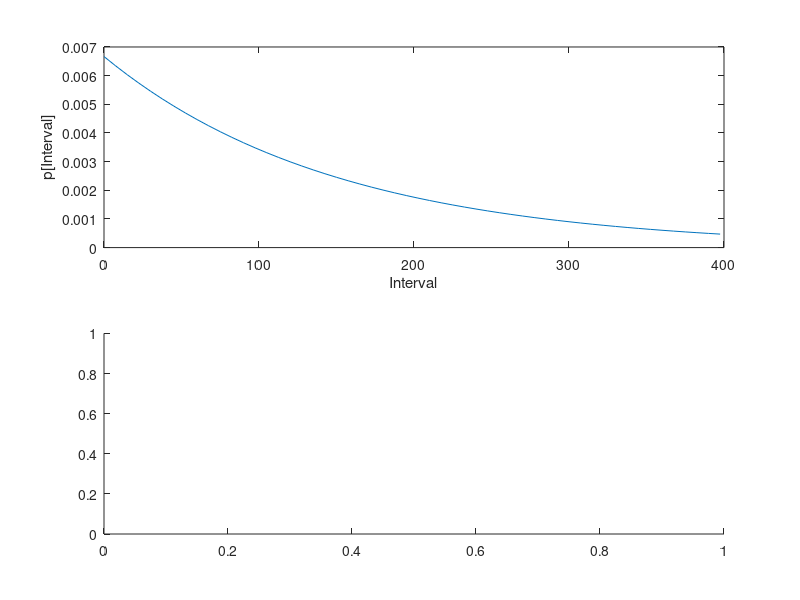

Recreate this plot in MATLAB. (Note: this script raises an error after producing the figure.)
mean_interval = 150;
maxplot_interval = 400;
maxplot_time = 90000;
n_trials = 40;
n_intervals = 100;
y = zeros(n_trials,n_intervals);
for i = 1:n_trials
    y(i,:) = max([exprnd(mean_interval,n_intervals);...
        zeros(1,n_intervals)]);
end
t = cumsum(y,2);
figure
subplot(2,1,1);
plot([0:mean_interval/20:maxplot_interval],...
    exppdf([0:mean_interval/20:maxplot_interval],...
    mean_interval));
set(gca,'xlim',[0 maxplot_interval]);
xlabel('Interval');
ylabel('p[Interval]');
subplot(2,1,2);
plotxtimeyraster3(t,0);
set(gca,'xlim',[0 maxplot_time]);
xlabel('Time');
ylabel('Trial');
suptitle(['Exponential p[z_i], Mean = ',int2str(mean_interval)]);